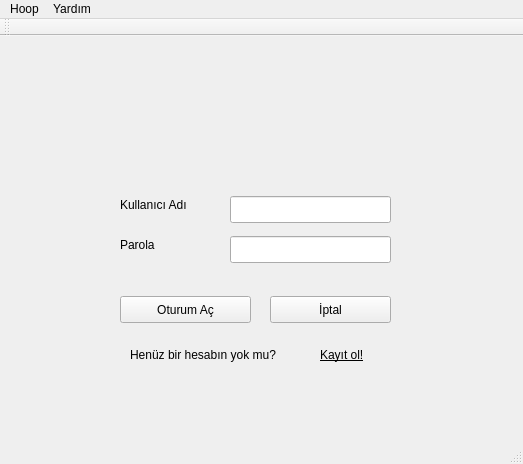
<?xml version="1.0" encoding="UTF-8"?>
<ui version="4.0">
 <class>MainWindow</class>
 <widget class="QMainWindow" name="MainWindow">
  <property name="geometry">
   <rect>
    <x>0</x>
    <y>0</y>
    <width>523</width>
    <height>464</height>
   </rect>
  </property>
  <property name="sizePolicy">
   <sizepolicy hsizetype="Fixed" vsizetype="Fixed">
    <horstretch>0</horstretch>
    <verstretch>0</verstretch>
   </sizepolicy>
  </property>
  <property name="minimumSize">
   <size>
    <width>523</width>
    <height>464</height>
   </size>
  </property>
  <property name="maximumSize">
   <size>
    <width>523</width>
    <height>464</height>
   </size>
  </property>
  <property name="windowTitle">
   <string>Hoop Chat</string>
  </property>
  <widget class="QWidget" name="centralWidget">
   <widget class="QLabel" name="label_3">
    <property name="geometry">
     <rect>
      <x>120</x>
      <y>200</y>
      <width>44</width>
      <height>17</height>
     </rect>
    </property>
    <property name="text">
     <string>Parola</string>
    </property>
   </widget>
   <widget class="QLabel" name="label">
    <property name="geometry">
     <rect>
      <x>120</x>
      <y>160</y>
      <width>83</width>
      <height>17</height>
     </rect>
    </property>
    <property name="text">
     <string>Kullanıcı Adı</string>
    </property>
   </widget>
   <widget class="QLineEdit" name="usernameBox">
    <property name="geometry">
     <rect>
      <x>230</x>
      <y>160</y>
      <width>161</width>
      <height>27</height>
     </rect>
    </property>
   </widget>
   <widget class="QLineEdit" name="passBox">
    <property name="geometry">
     <rect>
      <x>230</x>
      <y>200</y>
      <width>161</width>
      <height>27</height>
     </rect>
    </property>
    <property name="echoMode">
     <enum>QLineEdit::Password</enum>
    </property>
   </widget>
   <widget class="QPushButton" name="loginButton">
    <property name="geometry">
     <rect>
      <x>120</x>
      <y>260</y>
      <width>131</width>
      <height>27</height>
     </rect>
    </property>
    <property name="text">
     <string>Oturum Aç</string>
    </property>
   </widget>
   <widget class="QPushButton" name="exitButton">
    <property name="geometry">
     <rect>
      <x>270</x>
      <y>260</y>
      <width>121</width>
      <height>27</height>
     </rect>
    </property>
    <property name="text">
     <string>İptal</string>
    </property>
   </widget>
   <widget class="QLabel" name="label_2">
    <property name="geometry">
     <rect>
      <x>130</x>
      <y>310</y>
      <width>180</width>
      <height>17</height>
     </rect>
    </property>
    <property name="text">
     <string>Henüz bir hesabın yok mu?</string>
    </property>
   </widget>
   <widget class="QLabel" name="kayit_ol">
    <property name="geometry">
     <rect>
      <x>320</x>
      <y>310</y>
      <width>55</width>
      <height>17</height>
     </rect>
    </property>
    <property name="font">
     <font>
      <underline>true</underline>
     </font>
    </property>
    <property name="cursor">
     <cursorShape>PointingHandCursor</cursorShape>
    </property>
    <property name="text">
     <string>Kayıt ol!</string>
    </property>
   </widget>
   <widget class="QLabel" name="label_4">
    <property name="geometry">
     <rect>
      <x>90</x>
      <y>40</y>
      <width>351</width>
      <height>71</height>
     </rect>
    </property>
    <property name="text">
     <string/>
    </property>
    <property name="pixmap">
     <pixmap>../Statics/hoop_logo.fw.png</pixmap>
    </property>
   </widget>
   <zorder>usernameBox</zorder>
   <zorder>passBox</zorder>
   <zorder>loginButton</zorder>
   <zorder>exitButton</zorder>
   <zorder>label_2</zorder>
   <zorder>kayit_ol</zorder>
   <zorder>label_3</zorder>
   <zorder>label</zorder>
   <zorder>label_4</zorder>
  </widget>
  <widget class="QMenuBar" name="menuBar">
   <property name="geometry">
    <rect>
     <x>0</x>
     <y>0</y>
     <width>523</width>
     <height>25</height>
    </rect>
   </property>
   <widget class="QMenu" name="menuHoop">
    <property name="title">
     <string>Hoop</string>
    </property>
    <addaction name="action_exit"/>
   </widget>
   <widget class="QMenu" name="menuYard_m">
    <property name="title">
     <string>Yardım</string>
    </property>
    <addaction name="actionAbout"/>
    <addaction name="actionTeam"/>
   </widget>
   <addaction name="menuHoop"/>
   <addaction name="menuYard_m"/>
  </widget>
  <widget class="QToolBar" name="mainToolBar">
   <attribute name="toolBarArea">
    <enum>TopToolBarArea</enum>
   </attribute>
   <attribute name="toolBarBreak">
    <bool>false</bool>
   </attribute>
  </widget>
  <widget class="QStatusBar" name="statusBar"/>
  <action name="action_exit">
   <property name="text">
    <string>Çıkış</string>
   </property>
  </action>
  <action name="actionAbout">
   <property name="text">
    <string>Hoop Hakkında</string>
   </property>
  </action>
  <action name="actionTeam">
   <property name="text">
    <string>Ekip</string>
   </property>
  </action>
 </widget>
 <layoutdefault spacing="6" margin="11"/>
 <resources/>
 <connections/>
</ui>
